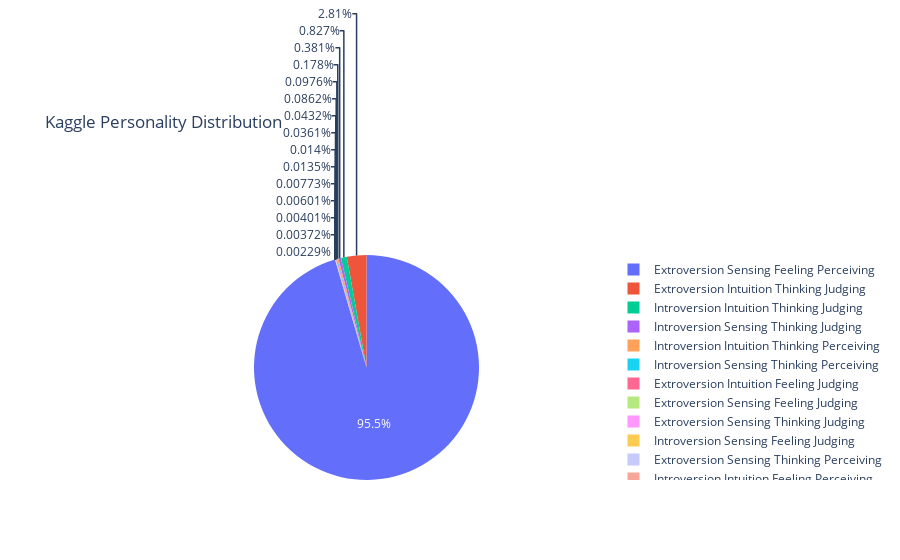

The notebook cell saved with this chart:
### Code cell
labels = pred_df['description']
sizes = pred_df['percent']*100
 
trace = go.Pie(labels=labels, values=sizes)
layout = go.Layout(title='Kaggle Personality Distribution')
 
data = [trace]
fig = go.Figure(data=data, layout=layout)
py.iplot(fig)

### Figure 1 — Plotly figure (JSON) as saved in the notebook; plotly's stock layout.template omitted (floating-point values rounded to 4 significant figures)
{"data": [{"labels": ["Extroversion Sensing Feeling Perceiving", "Extroversion Intuition Thinking Judging", "Introversion Intuition Thinking Judging", "Introversion Sensing Thinking Judging", "Introversion Intuition Thinking Perceiving", "Introversion Sensing Thinking Perceiving", "Extroversion Intuition Feeling Judging", "Extroversion Sensing Feeling Judging", "Extroversion Sensing Thinking Judging", "Introversion Sensing Feeling Judging", "Extroversion Sensing Thinking Perceiving", "Introversion Intuition Feeling Perceiving", "Introversion Intuition Feeling Judging", "Introversion Sensing Feeling Perceiving", "Extroversion Intuition Thinking Perceiving", "Extroversion Intuition Feeling Perceiving"], "type": "pie", "values": [95.49, 2.813, 0.8269, 0.3808, 0.1784, 0.09764, 0.08618, 0.04323, 0.03608, 0.01403, 0.01346, 0.007731, 0.006013, 0.004008, 0.003722, 0.002291]}], "layout": {"title": {"text": "Kaggle Personality Distribution"}}}
